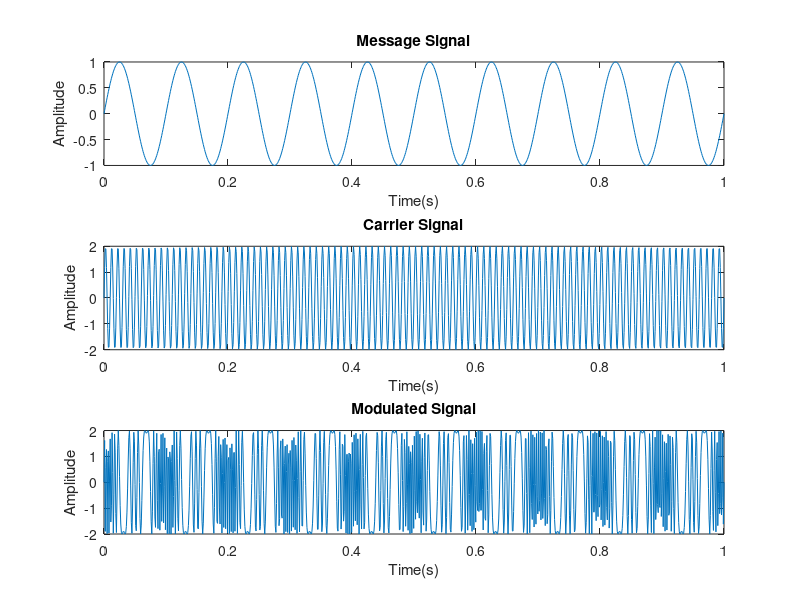
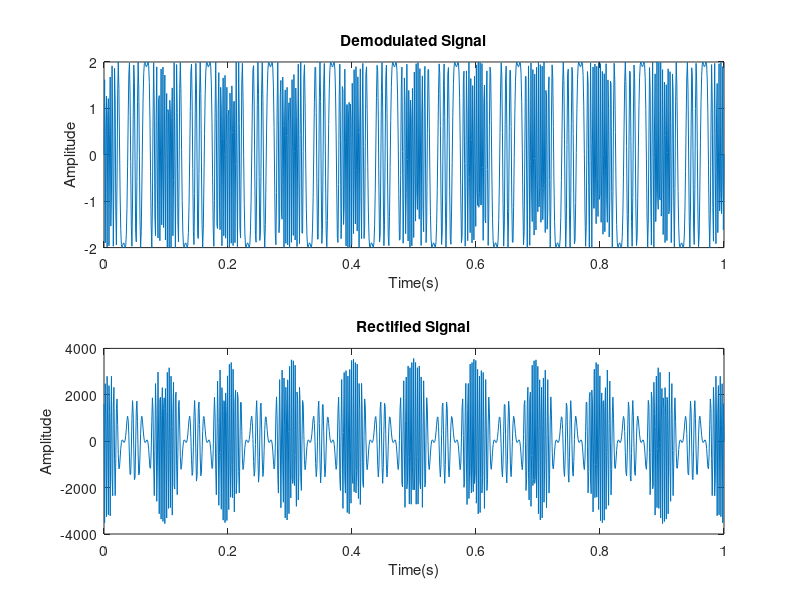
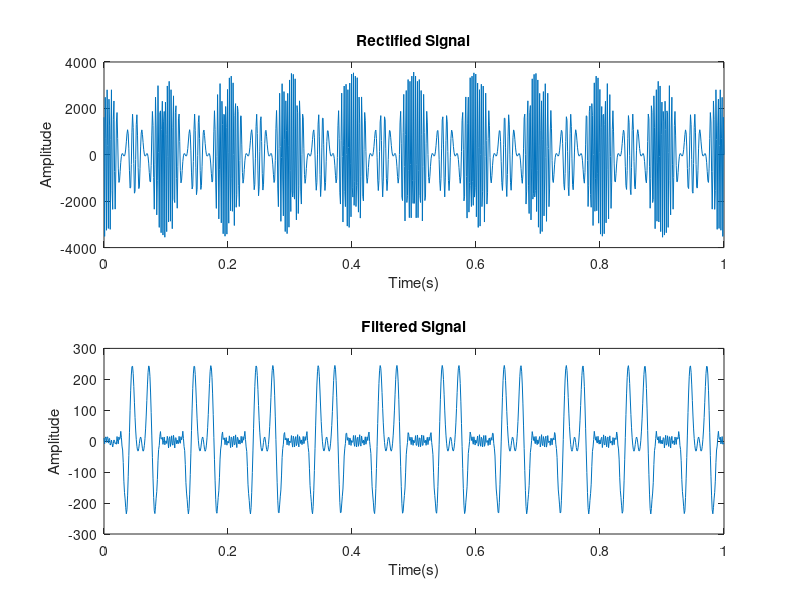

Write the MATLAB code that produced these figures, in order.
clear all;
clc;

fs = 1000;
time = linspace(0 , 1 , fs);

fm = 10;
am = 1;
message_signal = am * sin(2 * pi * fm .* time);

fc = 100;
ac = 2;
carrier_signal = ac * sin(2 * pi * fc .* time );

kf = 25;
modulated_signal = ac * sin(2 * pi * fc .* time + kf * message_signal);

%% ploting
figure;
subplot(3 , 1 , 1);
plot(time , message_signal);
title('Message Signal');
xlabel('Time(s)');
ylabel('Amplitude');

subplot(3 , 1 , 2);
plot(time , carrier_signal);
title('Carrier Signal');
xlabel('Time(s)');
ylabel('Amplitude');

subplot(3 , 1 , 3);
plot(time , modulated_signal);
title('Modulated Signal');
xlabel('Time(s)');
ylabel('Amplitude');


%% 
rectified_signal = [diff(modulated_signal) 0] * fs;
%rectified_signal = abs(demodulated_signal);
figure;
subplot(2 , 1 , 1);
plot(time , modulated_signal);
title('Demodulated Signal');
xlabel('Time(s)');
ylabel('Amplitude');

subplot(2 , 1 , 2);
plot(time , rectified_signal);
title('Rectified Signal');
xlabel('Time(s)');
ylabel('Amplitude');

cutoff_freq = 20;
numtaps = 20;
normalized_cutoff_freq = cutoff_freq / (fs / 2);
fir_coeff = fir1(numtaps-1 , normalized_cutoff_freq , "low");
filtered_signal = filter(fir_coeff , 1 , rectified_signal);

%%
figure;
subplot(2 , 1 , 1);
plot(time , rectified_signal);
title('Rectified Signal');
xlabel('Time(s)');
ylabel('Amplitude');

subplot(2 , 1 , 2);
plot(time , filtered_signal);
title('Filtered Signal');
xlabel('Time(s)');
ylabel('Amplitude');














